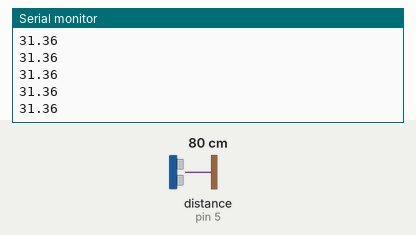
Recording of a sketch running on a simulated Arduino Uno, built with avr-gcc and run on an emulated ATmega328P. Parts: the last lines printed to the serial monitor. Wiring (inferred from the names in the program): ultrasonic range finder: trigger pin 6; echo pin 5. The inputs (shaded band) are chosen by the test bench; at power-on: distance to the obstacle (sensor on pin 5) 80 cm. The echo pulse lasts 58.3 µs per cm.

Above: at 1.2 s.
1.3 s: distance to the obstacle (sensor on pin 5) set to 2 cm
At 1.6 s:
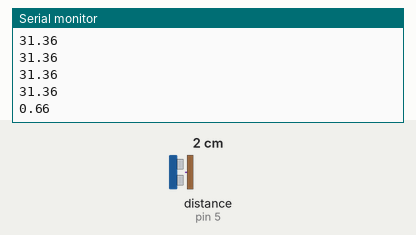
2.8 s: distance to the obstacle (sensor on pin 5) set to 4 cm
At 2.8 s:
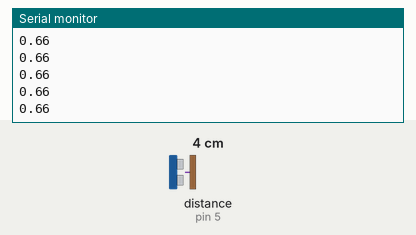
Timing chart, 0 to 5.8 s (numbered marks = the images above; inputs shaded):
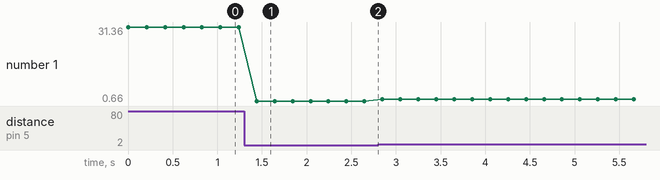

The sketch:

HC-SR04_ultrasonic_sensor.ino
```cpp
int echoPin=5;
int trigPin = 6;
int pingTime;
float dist;
float speedRate = (767. * 63360.) / (60. * 60. * 1000.);
void setup() {
  // put your setup code here, to run once:
  pinMode(echoPin, INPUT);
  pinMode(trigPin, OUTPUT);
  Serial.begin(115200);
}

void loop() {
  // put your main code here, to run repeatedly:
  digitalWrite(trigPin,LOW);
  delayMicroseconds(2);
  digitalWrite(trigPin,HIGH);
  delayMicroseconds(10);
  digitalWrite(trigPin,LOW);

  pingTime = pulseIn(echoPin,HIGH);
  dist = speedRate * (pingTime / 1000.) / 2.;
  Serial.println(dist);

  delay(200);
}
```

Measured:
- after the input at 1.3 s, the serial monitor: prints a new line after 0.14 s (image 1)
- plotted number 1: 31.36 → 0.66 after the input at 1.3 s, 0.66 → 1.45 after the input at 2.8 s
